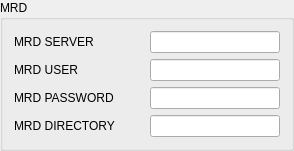
             <widget class="QGroupBox" name="grpBoxMrd">
              <property name="title">
               <string>MRD</string>
              </property>
              <layout class="QVBoxLayout" name="verticalLayout_26">
               <item>
                <layout class="QVBoxLayout" name="verticalLayout_18">
                 <item>
                  <layout class="QHBoxLayout" name="horizontalLayout_63">
                   <item>
                    <widget class="QLabel" name="lbMrdServer">
                     <property name="sizePolicy">
                      <sizepolicy hsizetype="Preferred" vsizetype="Fixed">
                       <horstretch>0</horstretch>
                       <verstretch>0</verstretch>
                      </sizepolicy>
                     </property>
                     <property name="minimumSize">
                      <size>
                       <width>130</width>
                       <height>0</height>
                      </size>
                     </property>
                     <property name="text">
                      <string>MRD SERVER</string>
                     </property>
                    </widget>
                   </item>
                   <item>
                    <widget class="QLineEdit" name="leMrdServer">
                     <property name="minimumSize">
                      <size>
                       <width>130</width>
                       <height>0</height>
                      </size>
                     </property>
                    </widget>
                   </item>
                  </layout>
                 </item>
                 <item>
                  <layout class="QHBoxLayout" name="horizontalLayout_64">
                   <item>
                    <widget class="QLabel" name="lbMrdUser">
                     <property name="sizePolicy">
                      <sizepolicy hsizetype="Preferred" vsizetype="Fixed">
                       <horstretch>0</horstretch>
                       <verstretch>0</verstretch>
                      </sizepolicy>
                     </property>
                     <property name="minimumSize">
                      <size>
                       <width>130</width>
                       <height>0</height>
                      </size>
                     </property>
                     <property name="text">
                      <string>MRD USER</string>
                     </property>
                    </widget>
                   </item>
                   <item>
                    <widget class="QLineEdit" name="leMrdUser">
                     <property name="minimumSize">
                      <size>
                       <width>130</width>
                       <height>0</height>
                      </size>
                     </property>
                    </widget>
                   </item>
                  </layout>
                 </item>
                 <item>
                  <layout class="QHBoxLayout" name="horizontalLayout_65">
                   <item>
                    <widget class="QLabel" name="lbMrdPassword">
                     <property name="sizePolicy">
                      <sizepolicy hsizetype="Preferred" vsizetype="Fixed">
                       <horstretch>0</horstretch>
                       <verstretch>0</verstretch>
                      </sizepolicy>
                     </property>
                     <property name="minimumSize">
                      <size>
                       <width>130</width>
                       <height>0</height>
                      </size>
                     </property>
                     <property name="text">
                      <string>MRD PASSWORD</string>
                     </property>
                    </widget>
                   </item>
                   <item>
                    <widget class="QLineEdit" name="leMrdPassword">
                     <property name="minimumSize">
                      <size>
                       <width>130</width>
                       <height>0</height>
                      </size>
                     </property>
                    </widget>
                   </item>
                  </layout>
                 </item>
                 <item>
                  <layout class="QHBoxLayout" name="horizontalLayout_66">
                   <item>
                    <widget class="QLabel" name="lbMrdDirectory">
                     <property name="sizePolicy">
                      <sizepolicy hsizetype="Preferred" vsizetype="Fixed">
                       <horstretch>0</horstretch>
                       <verstretch>0</verstretch>
                      </sizepolicy>
                     </property>
                     <property name="minimumSize">
                      <size>
                       <width>130</width>
                       <height>0</height>
                      </size>
                     </property>
                     <property name="text">
                      <string>MRD DIRECTORY</string>
                     </property>
                    </widget>
                   </item>
                   <item>
                    <widget class="QLineEdit" name="leMrdDirectory">
                     <property name="minimumSize">
                      <size>
                       <width>130</width>
                       <height>0</height>
                      </size>
                     </property>
                    </widget>
                   </item>
                  </layout>
                 </item>
                </layout>
               </item>
              </layout>
             </widget>
